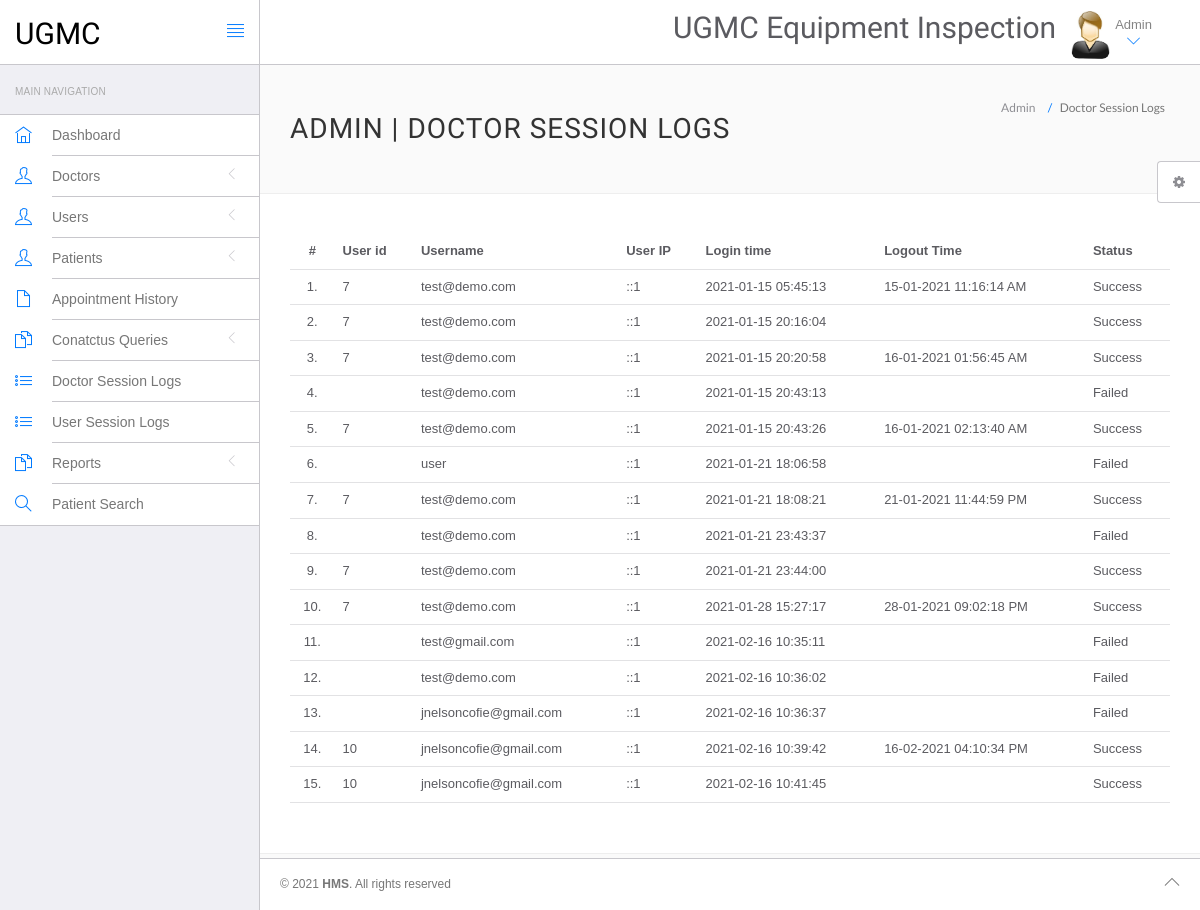
The app's page /hms/admin/doctor-logs.php (signed in), older data.
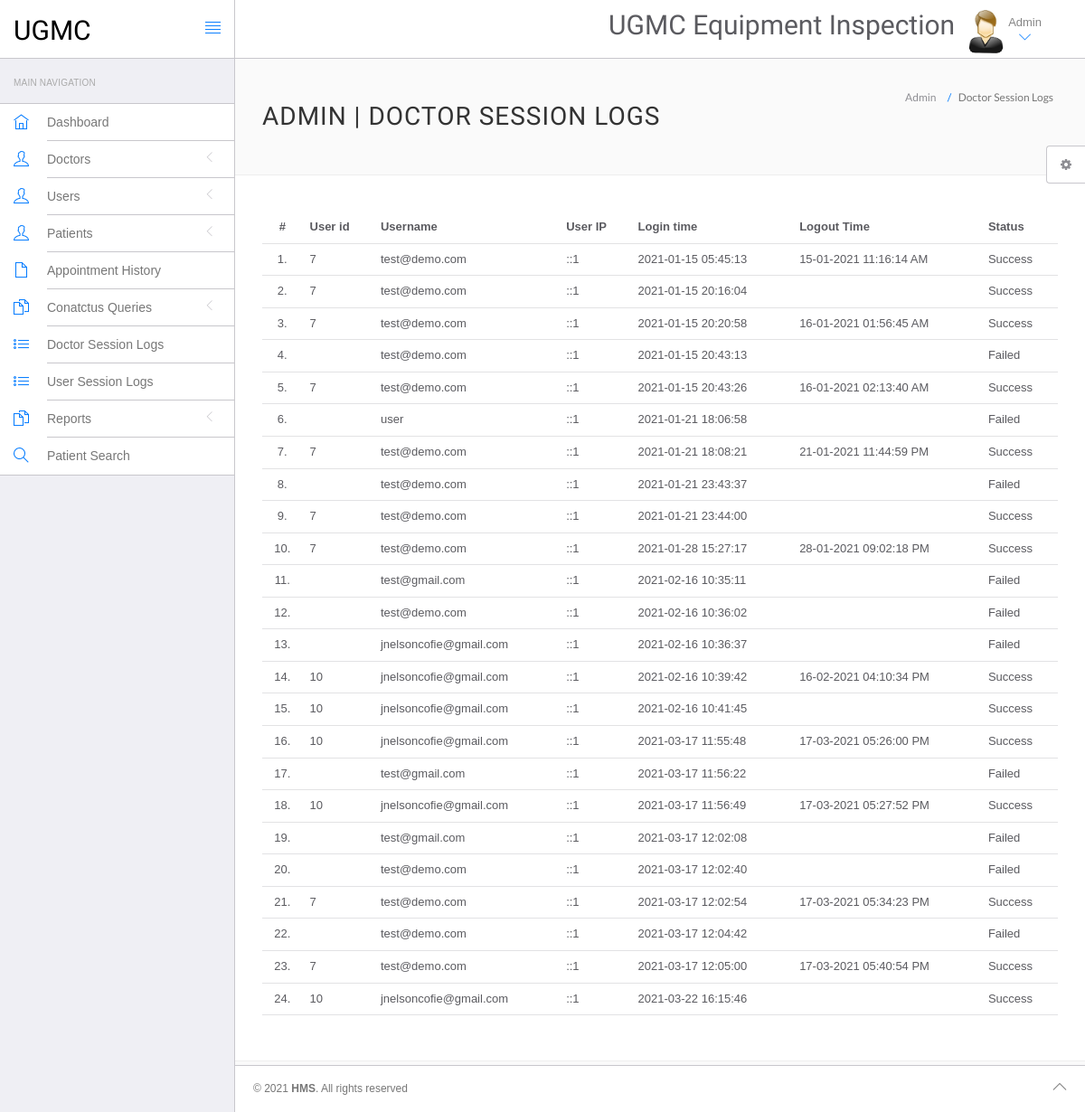
The same page, newer data.
### tables this page shows
CREATE TABLE `doctorslog` (
  `id` int(11) NOT NULL,
  `uid` int(11) DEFAULT NULL,
  `username` varchar(255) DEFAULT NULL,
  `userip` binary(16) DEFAULT NULL,
  `loginTime` timestamp NULL DEFAULT current_timestamp(),
  `logout` varchar(255) DEFAULT NULL,
  `status` int(11) DEFAULT NULL
);

### hms/admin/doctor-logs.php (the view, shortened to what this page needs)
<?php
include('include/config.php');
?>
<!DOCTYPE html>
<html lang="en">
	<head>
		<link rel="stylesheet" href="vendor/bootstrap/css/bootstrap.min.css">
		<link rel="stylesheet" href="vendor/fontawesome/css/font-awesome.min.css">
		<link rel="stylesheet" href="vendor/themify-icons/themify-icons.min.css">
		<link href="vendor/animate.css/animate.min.css" rel="stylesheet" media="screen">
		<link href="vendor/perfect-scrollbar/perfect-scrollbar.min.css" rel="stylesheet" media="screen">
		<link href="vendor/switchery/switchery.min.css" rel="stylesheet" media="screen">
		<link href="vendor/bootstrap-touchspin/jquery.bootstrap-touchspin.min.css" rel="stylesheet" media="screen">
		<link href="vendor/select2/select2.min.css" rel="stylesheet" media="screen">
		<link href="vendor/bootstrap-datepicker/bootstrap-datepicker3.standalone.min.css" rel="stylesheet" media="screen">
		<link href="vendor/bootstrap-timepicker/bootstrap-timepicker.min.css" rel="stylesheet" media="screen">
		<link rel="stylesheet" href="assets/css/styles.css">
		<link rel="stylesheet" href="assets/css/plugins.css">
		<link rel="stylesheet" href="assets/css/themes/theme-1.css" id="skin_color" />
	</head>
	<body>
		<div id="app">
<?php include('include/sidebar.php');?>
			<div class="app-content">
					<?php include('include/header.php');?>
				<div class="main-content" >
					<div class="wrap-content container" id="container">
						<section id="page-title">
							<div class="row">
								<div class="col-sm-8">
									<h1 class="mainTitle">Admin  | Doctor Session Logs</h1>
																	</div>
								<ol class="breadcrumb">
									<li>
										<span>Admin </span>
									</li>
									<li class="active">
										<span>Doctor Session Logs</span>
									</li>
								</ol>
							</div>
						</section>
						<div class="container-fluid container-fullw bg-white">
									<div class="row">
								<div class="col-md-12">
									<table class="table table-hover" id="sample-table-1">
										<thead>
											<tr>
												<th class="center">#</th>
												<th class="hidden-xs">User id</th>
												<th>Username</th>
												<th>User IP</th>
												<th>Login time</th>
												<th>Logout Time </th>
												<th> Status </th>
											</tr>
										</thead>
										<tbody>
<?php
$sql=mysqli_query($con,"select * from doctorslog ");
$cnt=1;
while($row=mysqli_fetch_array($sql))
{
?>
											<tr>
												<td class="center"><?php echo $cnt;?>.</td>
												<td class="hidden-xs"><?php echo $row['uid'];?></td>
												<td class="hidden-xs"><?php echo $row['username'];?></td>
												<td><?php echo $row['userip'];?></td>
												<td><?php echo $row['loginTime'];?></td>
												<td><?php echo $row['logout'];?>
												</td>
												<td>
<?php if($row['status']==1)
{
	echo "Success";
}
else
{
	echo "Failed";
}?>
</td>
											</tr>
											<?php
$cnt=$cnt+1;
											 }?>
										</tbody>
									</table>
								</div>
							</div>
								</div>
					</div>
				</div>
			</div>
	<?php include('include/footer.php');?>
	<?php include('include/setting.php');?>
		</div>
	</body>
</html>

Row changes from the older to the newer data that the page shows:
added doctorslog: uid "10", username "jnelsoncofie@gmail.com", userip "::1", loginTime "2021-03-17 11:55:48", logout "17-03-2021 05:26:00 PM", status "Success"
added doctorslog: username "test@gmail.com", userip "::1", loginTime "2021-03-17 11:56:22", status "Failed"
added doctorslog: uid "10", username "jnelsoncofie@gmail.com", userip "::1", loginTime "2021-03-17 11:56:49", logout "17-03-2021 05:27:52 PM", status "Success"
added doctorslog: username "test@gmail.com", userip "::1", loginTime "2021-03-17 12:02:08", status "Failed"
added doctorslog: username "test@demo.com", userip "::1", loginTime "2021-03-17 12:02:40", status "Failed"
added doctorslog: uid "7", username "test@demo.com", userip "::1", loginTime "2021-03-17 12:02:54", logout "17-03-2021 05:34:23 PM", status "Success"
added doctorslog: username "test@demo.com", userip "::1", loginTime "2021-03-17 12:04:42", status "Failed"
added doctorslog: uid "7", username "test@demo.com", userip "::1", loginTime "2021-03-17 12:05:00", logout "17-03-2021 05:40:54 PM", status "Success"
added doctorslog: uid "10", username "jnelsoncofie@gmail.com", userip "::1", loginTime "2021-03-22 16:15:46", status "Success"
